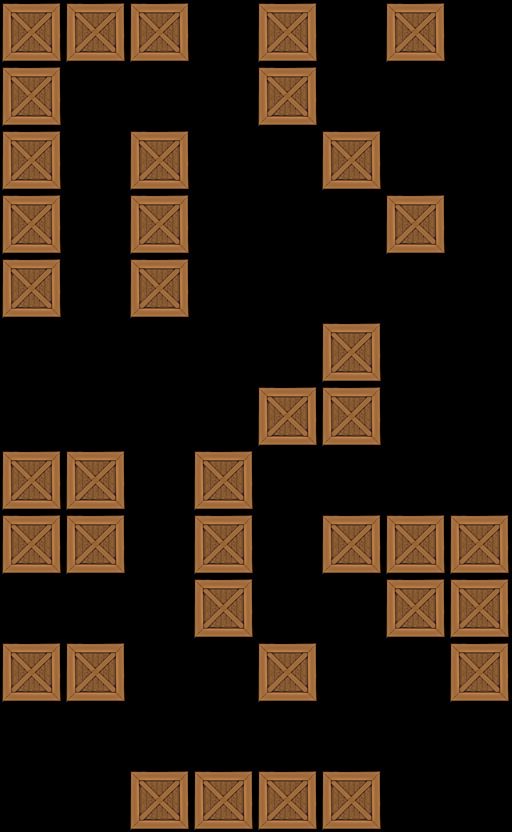

Rendered tile map (Tiled .tmx) drawn with the repository's tilesets; below, a short description and the map source with its tile grids summarised:
An orthogonal 8x13 tile map with 64x64 px tiles, 1 tile layer (Tile Layer 1).

<map version="1.0" orientation="orthogonal" width="8" height="13" tilewidth="64" tileheight="64">
 <tileset firstgid="1" name="crate" tilewidth="64" tileheight="64">
  <image source="../../crate3.png" width="64" height="64" />
 </tileset>
 <layer name="Tile Layer 1" width="8" height="13">
  <data>[104 cells, 38 non-empty, 1 distinct tile ids]</data>
 </layer>
</map>
